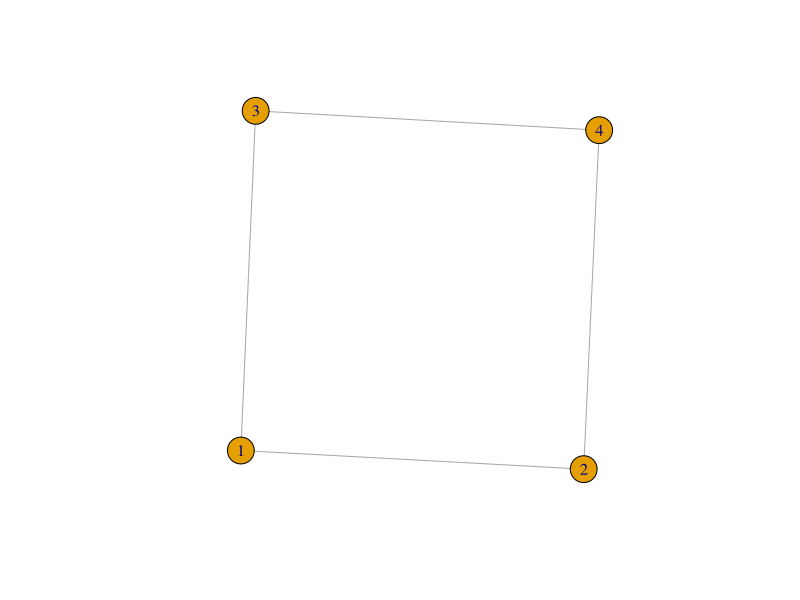

The R script that drew this image:
library(igraph)

# For further details about the representation, refer to the paper: Yamada, H. Geary’s c and 
# Spectral Graph Theory. Mathematics 2021, 9, 2465. https://doi.org/10.3390/math9192465

adj_mtx1 <- matrix(data = c(0,3,4,0, 3,0,5,0, 4,5,0,8, 0,0,8,0), nrow = 4)
adj_mtx2 <- matrix(data = c(0,3,4,0,9,  3,0,5,0,0,  4,5,0,8,0, 0,0,8,0,0,  9,0,0,0,0), nrow = 5)
adj_mtx3 <- matrix(data = c(0,1,1,0, 1,0,0,1, 1,0,0,1, 0,1,1,0), nrow = 4 )

adj_mtx <- adj_mtx3
g_w <- graph_from_adjacency_matrix(adj_mtx, mode = 'undirected')
plot(g_w, e=TRUE, v=TRUE)

# Add node weights
g_w <- set_vertex_attr(g_w, name='intensity', valu=c(4,35,25,1))

l_mtx <- as.matrix(laplacian_matrix(g_w, weights = NA)) # Laplacian matrix (not weighted)
l_eigen <- eigen(l_mtx) # Eigenvalues and eigenvectors
#y <- round(tcrossprod(l_eigen[["vectors"]],l_eigen[["vectors"]]), 10) # y = U*U^T 
y <- t(matrix(c(4,35,25,1), nrow=1))

# Check that the 'U' (eigenvectors) is correct (L = U*lambda*U^T)
l_temp <- round(l_eigen[["vectors"]]%*%diag(l_eigen[["values"]])%*%t(l_eigen[["vectors"]]))
print(paste0("U is correct?: ", all(l_mtx == l_temp )))

omega <- sum(adj_mtx) # Sum(w_{ij}) I think is the sum of all 1's in the adjacency matrix

id_mtx <- diag(nrow(adj_mtx)) # Identity matrix (In)

ones <-as.matrix(rep(1, dim(adj_mtx)[1]), ncol=dim(adj_mtx)[1])
ones.t.ones <- crossprod(ones,ones) 

ql <- id_mtx - ones%*%solve(ones.t.ones)%*%t(ones) # Ql = In - l(l^T*l)^-1*l^T  # solve = inverse of a matrix (^-1)

# Check if ql is correct (l = ql*l*ql)
print(paste0("Ql is correct?: ", all(l_mtx == (ql%*%l_mtx%*%ql) )))

# c = ( (n-1) / omega) * ( (y^T*L*y) / (y^T*Q*y) )
c <- round(( ( length(V(g_w)) - 1 ) / omega ) * ( (t(y)%*%l_mtx%*%y) / (t(y)%*%ql%*%y) ), 5)
c
